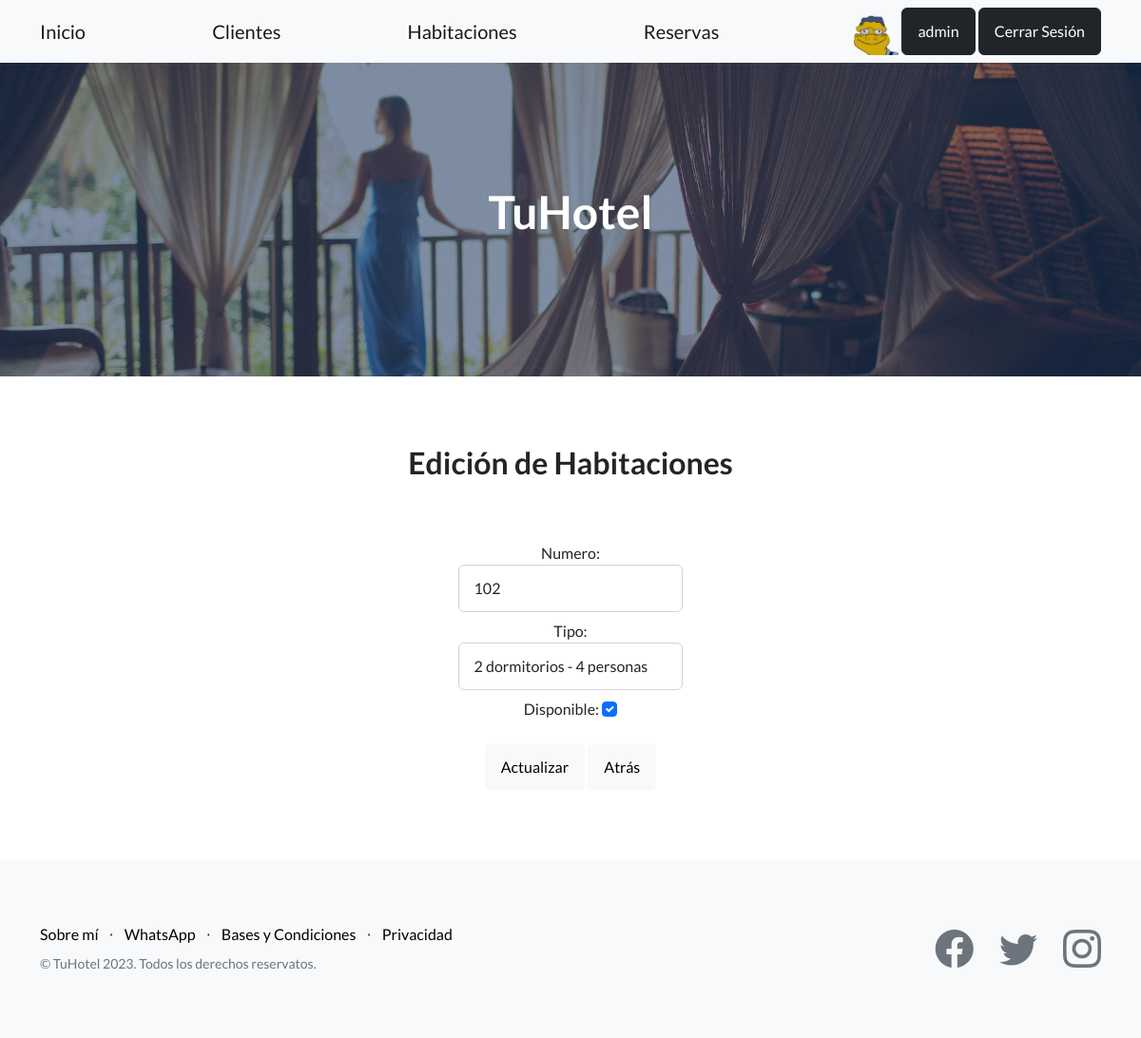
Page /apphotel/editar-habitacion/15 (signed in) on the committed database.
### AppHotel/models.py (models this page shows, shortened)
class Habitacion(models.Model):
    numero = models.IntegerField()
    tipo = models.CharField(max_length=30)
    disponible = models.BooleanField()

### AppHotel/views.py (the view)
# urls.py: path('editar-habitacion/<pk>', HabitacionEditar.as_view(), name = 'EditarHabitacion'),
class HabitacionEditar(LoginRequiredMixin, UpdateView):
    model = Habitacion
    template_name = 'editar_habitacion.html'
    fields = '__all__'
    success_url = '/apphotel/lista-habitaciones/'
    def get_form(self, form_class=None):
        form = super().get_form(form_class=form_class)
        form.fields['numero'].widget.attrs.update({'class': 'form-control'})
        form.fields['tipo'].widget.attrs.update({'class': 'form-control'})
        form.fields['disponible'].widget.attrs.update({'class': 'form-check-input'})
        return form
    def get_context_data(self, **kwargs):
        context = super().get_context_data(**kwargs)
        try:
            avatar = Avatar.objects.get(user=self.request.user.id)
            context['url'] = avatar.imagen.url
        except Avatar.DoesNotExist:
            pass
        return context

### AppHotel/templates/editar_habitacion.html (shortened to what this page needs)
{% extends 'base.html' %}
{% load static %}
{% block contenido_cambio %}
    <h2 class="mx-auto my-5 p-3">Edición de Habitaciones</h2>
    <form class="mx-auto" style="width: 20%;" action="{% url 'EditarHabitacion' habitacion.id %}" method="POST"> {% csrf_token %}
        <div class="form-group mb-2">
            {{form.numero.label_tag}}
            {{ form.numero }}
        </div>
        <div class="form-group mb-2">
            {{form.tipo.label_tag}}
            {{ form.tipo }}
        </div>
        <div class="form-group mb-2">
            {{form.disponible.label_tag}}
            {{ form.disponible }}
        </div>
        <button class="btn btn-light ms-auto my-3" type='submit'>
            Actualizar
        </button>
        <button class="btn btn-light ms-auto">
            Atrás
        </button>
    </form>
{% endblock contenido_cambio %}

### AppHotel/templates/navbar.html
<nav class="navbar navbar-light bg-light static-top">
    <div class="container">
        <a class="navbar-brand" href= {% url 'Inicio' %} >Inicio</a>
        <a class="navbar-brand" href= {% url 'ListaClientes' %} >Clientes</a>
        <a class="navbar-brand" href= {% url 'ListaHabitacion' %} >Habitaciones</a>
        <a class="navbar-brand" href= {% url 'ListaReservas' %} >Reservas</a>
        {% if user.is_authenticated %}
             <div >
                {% if url %}
                    <img  height="50px" src="{{ url }}" alt="Avatar">
                {% endif %}
                <a class="btn btn-dark " href="{% url 'EditarUsuario' %}">{{ user.username }}</a>
                <a class="btn btn-dark" href= {% url 'Logout' %} >Cerrar Sesión</a>
            </div>
        {% else %}
            <a class="btn btn-dark" href= {% url 'Login' %}  >Iniciar Sesión</a>
        {% endif %}
    </div>
</nav>

### rows in the picture
Habitacion: numero "102", tipo "2 dormitorios - 4 personas", disponible "☑"

### other values in the picture
{{ user.username }} "admin"
